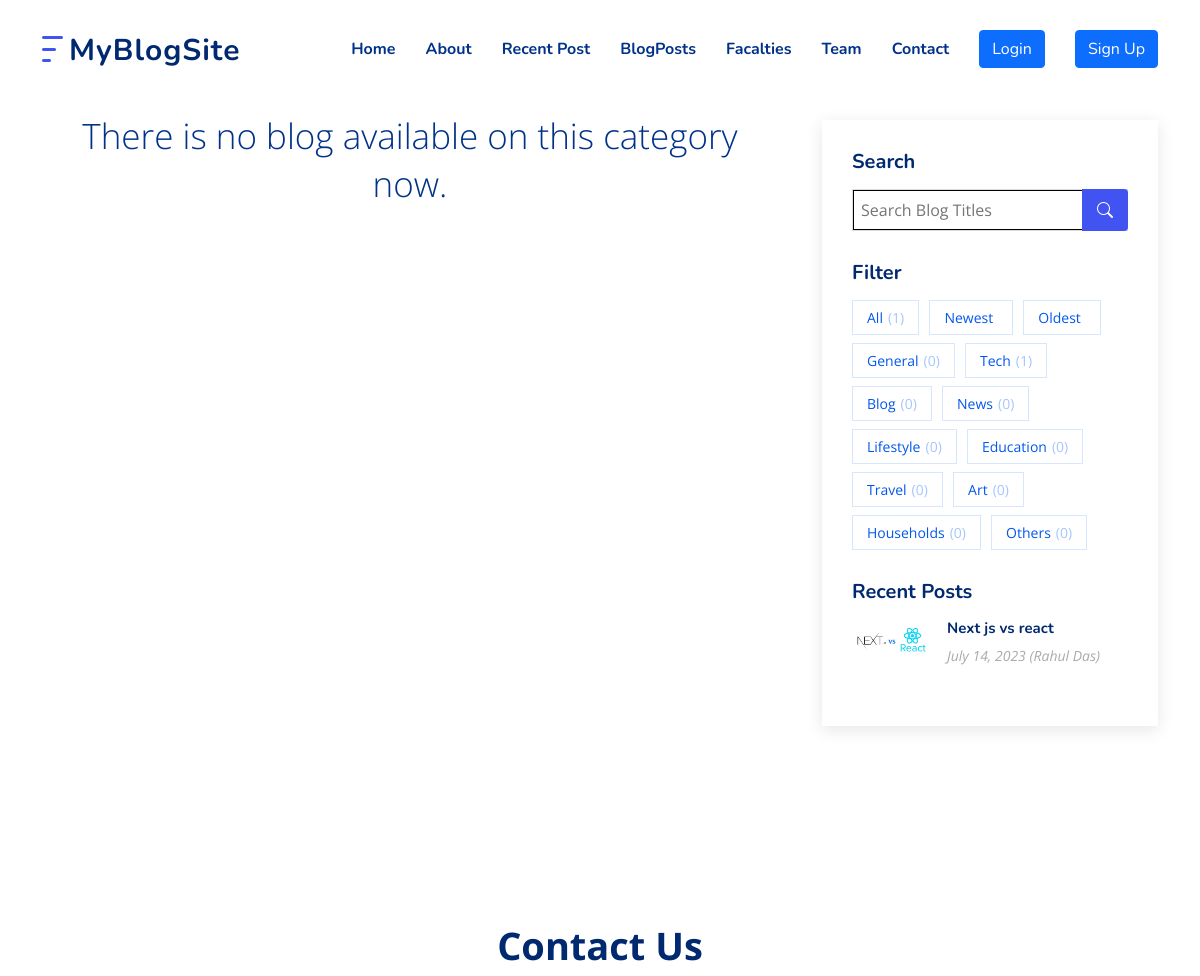
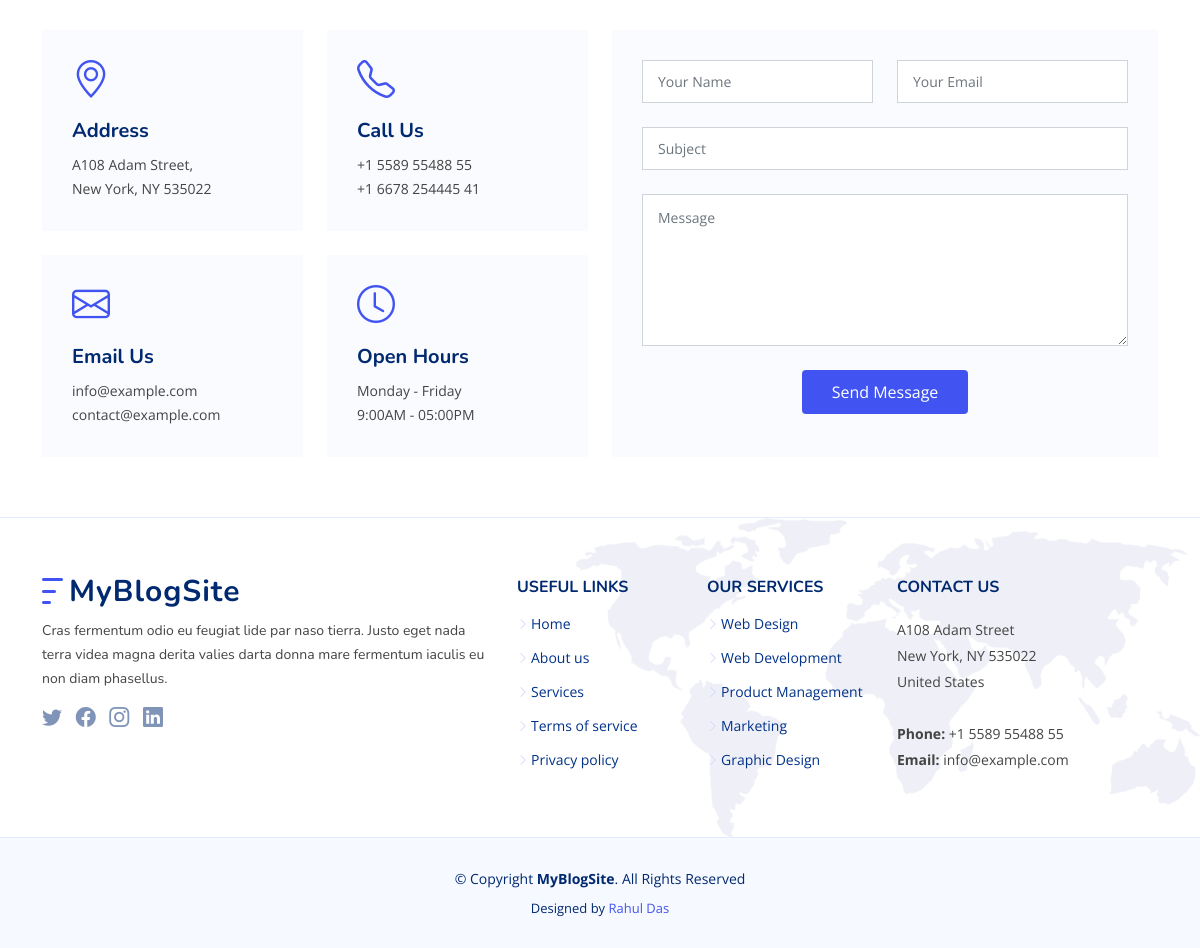
Page /allblogposts/General on the committed database (2 pictures, top to bottom).
### home/models.py (models this page shows, shortened)
class Blog(models.Model):
    id_no = models.AutoField(primary_key=True, unique=True)
    title = models.CharField(max_length=1000)
    content = models.TextField()
    image = models.ImageField(upload_to="blogImage")
    author = models.ForeignKey(User, on_delete=models.CASCADE)
    category = models.CharField(max_length=100)
    date = models.TextField(max_length=100)
    slug = models.SlugField(null=False, unique=True)

### home/views.py (the view)
# urls.py: path('allblogposts/<filter>', allblogposts, name="allblogposts"),
def allblogposts(request, filter):
    user_info = show_user_info(request)
    recent_blogs = Blog.objects.all().order_by('-id_no')[:10]
    blog_category_name_count_s = blog_category_name_count()
    if filter=='new':
        blogPosts = Blog.objects.all().order_by('-id_no')
    elif filter=='old':
        blogPosts = Blog.objects.all().order_by('id_no')
    elif filter=='popular':
        blogPosts = Blog.objects.all()
    elif filter=='query':
        if request.method == "POST":
            query = request.POST.get('search_query').capitalize()
        else:
            query = ""
        blogPosts = Blog.objects.filter(Q(title__icontains = query)).order_by('-id_no')
    else:
        blogPosts = Blog.objects.filter(category=filter).order_by('-id_no')
    blogs_count = Blog.objects.all().count()
    context_blogPosts = {
        'blogs': blogPosts,
        'allblogs_count': blogs_count,
        'user_info': user_info,
        'recent_blogs': recent_blogs,
        'counts': blog_category_name_count_s,
    }
    return render(request, "allblogposts.html", context_blogPosts)

### home/views.py (called while the page is built)
def blog_category_name_count():
    category_blog_count = {
        "General": Blog.objects.filter(category="General").count(),
        "Tech": Blog.objects.filter(category="Tech").count(),
        "Blog": Blog.objects.filter(category="Blog").count(),
        "News": Blog.objects.filter(category="News").count(),
        "Lifestyle": Blog.objects.filter(category="Lifestyle").count(),
        "Education": Blog.objects.filter(category="Education").count(),
        "Travel": Blog.objects.filter(category="Travel").count(),
        "Art": Blog.objects.filter(category="Art").count(),
        "Households": Blog.objects.filter(category="Households").count(),
        "Others": Blog.objects.filter(category="Others").count(),
    }
    return category_blog_count

### templates/allblogposts.html (shortened to what this page needs)
{% extends 'base.html' %} {% load static %}
{% block body %}
<main id="main" class="my-5">
    <section id="blog" class="blog">
        <div class="container" data-aos="fade-up">
            <div class="row">
                <div class="col-lg-8 entries">
                    {% if blogs.count == 0 %}
                    <p style="height: 79px; top: 177px; font-style: normal; font-weight: 200; font-size: 35px; line-height: 48px; display: flex; align-items: center; text-align: center; color: #013289;">
                        There is no blog available on this category now.
                    </p>
                    {% endif %}
                </div>
                <div class="col-lg-4">{% include 'sidebar.html' %}</div>
            </div>
        </div>
    </section>
</main>
{% endblock body %}

### templates/sidebar.html (shortened to what this page needs)
<div class="sidebar">
    <h3 class="sidebar-title">Search</h3>
    <div class="sidebar-item search-form">
        <form action="{% url 'allblogposts' 'query' %}" method="POST">
            <input type="text" name="search_query" placeholder="Search Blog Titles" style="padding: 7px;">
            <button type="submit"><i class="bi bi-search"></i></button>
        </form>
    </div>
    <h3 class="sidebar-title">Filter</h3>
    <div class="sidebar-item tags">
        <ul>
            <li><a href="{% url 'allblogposts' 'new' %}">All<span>({{allblogs_count}})</span></a></li>
            <li><a href="{% url 'allblogposts' 'new' %}">Newest<span></span></a></li>
            <li><a href="{% url 'allblogposts' 'old' %}">Oldest<span></span></a></li>
            {% for key,value in counts.items %}
            <li><a href="{% url 'allblogposts' key %}">{{key}}<span>({{value}})</span></a></li>
            {% endfor %}
        </ul>
    </div>
    <h3 class="sidebar-title" style="margin-top: 2rem;">Recent Posts</h3>
    <div class="sidebar-item recent-posts">
        {% for blog in recent_blogs %}
        <div class="post-item clearfix">
            <img src="{{ blog.image.url }}" alt="">
            <h4><a href="{% url 'blogcontent' blog.id_no %}">{{ blog.title }}</a></h4>
            <time style="font-size: 14px;">
                {{ blog.date }} ({{ blog.author.first_name | capfirst }} {{ blog.author.last_name | capfirst }})
            </time>
        </div>
        {% endfor %}
    </div>
</div>

### static/assets/css/style.css (style rules this page uses)
:root { scroll-behavior: smooth; }
body { font-family: "Open Sans", sans-serif; color: #444444; }
a { color: #4154f1; text-decoration: none; }
h1, h2, h3, h4, h5, h6 { font-family: "Nunito", sans-serif; }
section { padding: 60px 0; overflow: hidden; }
.blog { padding: 40px 0 20px 0; }
.blog .sidebar { padding: 30px; margin: 0 0 60px 20px; box-shadow: 0 4px 16px rgba(0, 0, 0, 0.1); }
.blog .sidebar .sidebar-title { font-size: 20px; font-weight: 700; padding: 0 0 0 0; margin: 0 0 15px 0; color: #012970; position: relative; }
.blog .sidebar .sidebar-item { margin-bottom: 30px; }
.blog .sidebar .search-form form { background: #fff; border: 1px solid #ddd; position: relative; }
.blog .sidebar .search-form form input[type="text"] { position: relative; width: 100%; border: 1px solid black }
.blog .sidebar .search-form form button { position: absolute; top: 0; right: 0; bottom: 0; border: 0; background: none; font-size: 16px; padding: 0 15px; margin: -1px; background: #4154f1; color: #fff; transition: 0.3s; border-radius: 0 4px 4px 0; line-height: 0; }
.blog .sidebar .search-form form button i { line-height: 0; }
.blog .sidebar .recent-posts img { width: 80px; float: left; }
.blog .sidebar .recent-posts h4 { font-size: 15px; margin-left: 95px; font-weight: bold; }
.blog .sidebar .recent-posts h4 a { color: #012970; transition: 0.3s; }
.blog .sidebar .recent-posts time { display: block; margin-left: 95px; font-style: italic; font-size: 12px; color: #aaaaaa; }
.blog .sidebar .tags { margin-bottom: -10px; }
.blog .sidebar .tags ul { list-style: none; padding: 0; }
.blog .sidebar .tags ul li { display: inline-block; }
.blog .sidebar .tags ul a { color: #0257ee; font-size: 14px; padding: 6px 14px; margin: 0 6px 8px 0; border: 1px solid #d7e6ff; display: inline-block; transition: 0.3s; }
.blog .sidebar .tags ul a span { padding-left: 5px; color: #a5c5fe; font-size: 14px; }

### rows in the picture
Blog: category "Tech", value "1", image (picture), title "Next js vs react", date "July 14, 2023", author.first_name "Rahul", author.last_name "Das"

### other values in the picture
{{ allblogs_count }} "1"
{{ key }} "General" "Blog" "News" "Lifestyle" "Education" "Travel" "Art" "Households" "Others"
{{ value }} "0" "0" "0" "0" "0" "0" "0" "0" "0"
